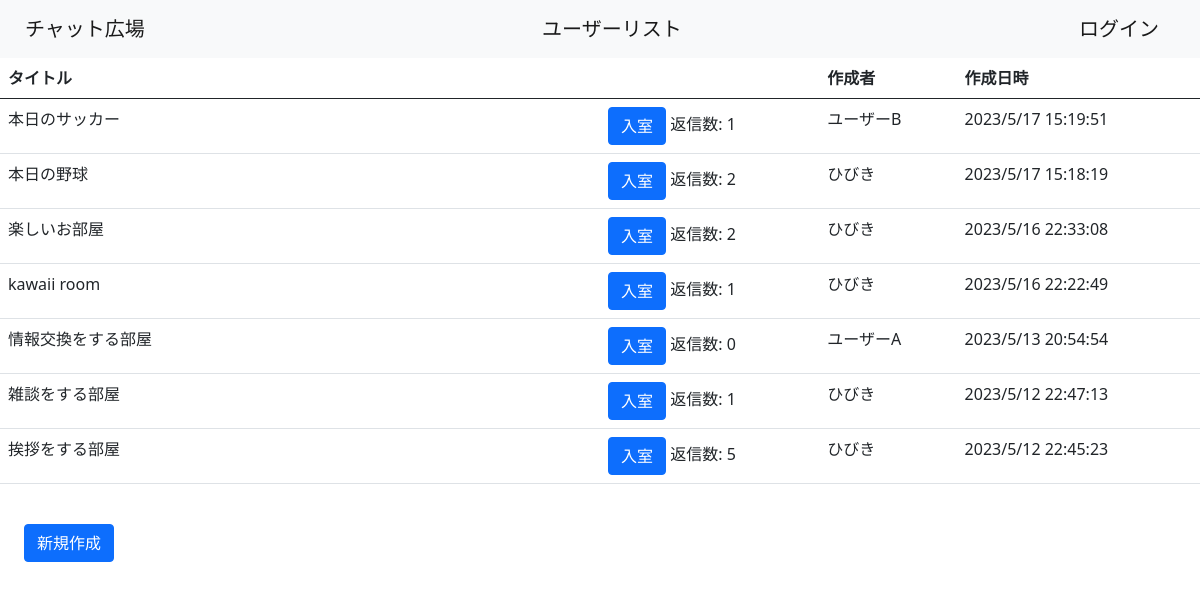
Page /room/list on the earlier database version.
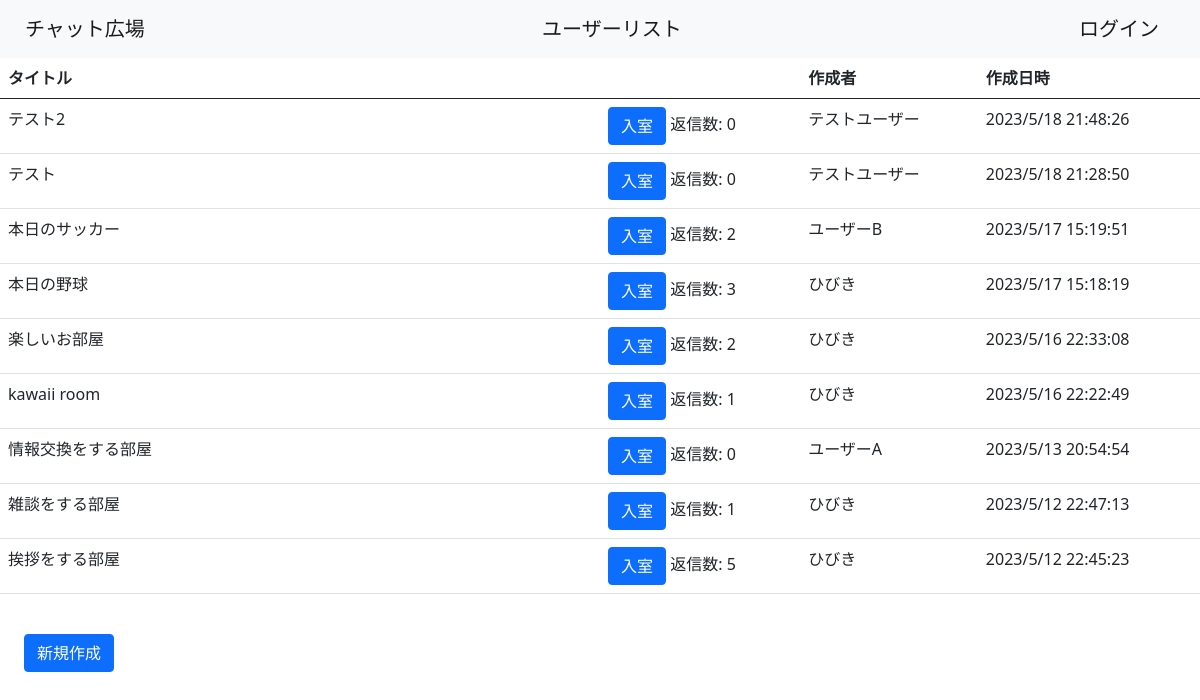
Same page on the later database version.
### chatrooms/models.py (models this page shows, shortened)
class Room(models.Model):
    title = models.CharField(max_length=100)
    user = models.ForeignKey(CustomUser, on_delete=models.CASCADE)
    created_at = models.DateTimeField(auto_now_add=True)
    image = models.ImageField(upload_to='room', height_field=None, width_field=None, blank=True, max_length=100, default=False)#サムネ

class CustomUser(AbstractUser):
    user_name = models.CharField(max_length=100, default="no name")
    memo = models.TextField()
    created_at = models.DateTimeField(auto_now_add=True)
    def __str__(self):
        return self.user_name
    REQUIRED_FIELDS = ["user_name","memo"]
    groups = None
    user_permissions = None
    last_login = None
    first_name = models.CharField(max_length=100, default=" ",null=True)
    last_name = models.CharField(max_length=100, default=" ",null=True)
    email_address = None
    date_joined = None

### chatrooms/views.py (the view)
# urls.py: path('room/list', views.RoomListView.as_view(), name='rl'),
class RoomListView(ListView):
    template_name = 'room/list.html'
    model = models.Room
    context_object_name = "rooms_list"
    def get_queryset(self):
        return models.Room.objects.order_by('-created_at')

### templates/room/list.html (shortened to what this page needs)
{% extends 'base.html' %}
{% block content %}
    <table class="table table-hover">
        <thead>
            <tr>
              <th scope="col" class="w-50">タイトル</th>
              <th scope="col">  </th>
              <th scope="col">作成者</th>
              <th scope="col">作成日時</th>
            </tr>
          </thead>
          <tbody>
            {% for room in rooms_list %}
            <tr>
              <td>{{ room.title }}</th>
              <td><a href={%url 'rd' room.id %} class="btn btn-primary">入室</a>
                  返信数: {{ room.post.count }}
              <td>{{ room.user }}</td>
              <td>{{ room.created_at|date:"Y/n/j H:i:s" }}</td>
            </tr>
            {% endfor %}
          </tbody>
    </table>
    <a href={%url 'rc'%} class="btn btn-primary m-4">新規作成</a>
{% endblock content %}

### templates/base.html (shortened to what this page needs)
<!doctype html>
<html lang="en">
  <head>
    <link href="https://cdn.jsdelivr.net/npm/bootstrap@5.0.2/dist/css/bootstrap.min.css" rel="stylesheet">
  </head>
  <body>
    <nav class="navbar navbar-light bg-light">
        <div class="container-fluid">
          <a class="navbar-brand btn" href={% url 'rl' %}>チャット広場</a>
          <a class="navbar-brand btn" href={% url 'ul' %}>ユーザーリスト</a>
          {%if user.is_authenticated%}
          <a class="navbar-brand btn" href={% url 'lo' %}>ログアウト</a>
          <a class="navbar-brand btn" href={% url 'mp' %}>{{user.user_name}} @{{ user.username}}</a>
          {%else%}
          <a class="navbar-brand btn" href={% url 'li' %}>ログイン</a>
          {%endif%}
        </div>
      </nav>
      {% block content %}{% endblock content %}
  </body>
</html>

Differences in the rows shown:
added Room: title "テスト2", post.count "0", user "テストユーザー", created_at "2023/5/18 21:48:26"
added Room: title "テスト", post.count "0", user "テストユーザー", created_at "2023/5/18 21:28:50"
computed for Room "本日のサッカー": post.count "1" → "2"
computed for Room "本日の野球": post.count "2" → "3"
